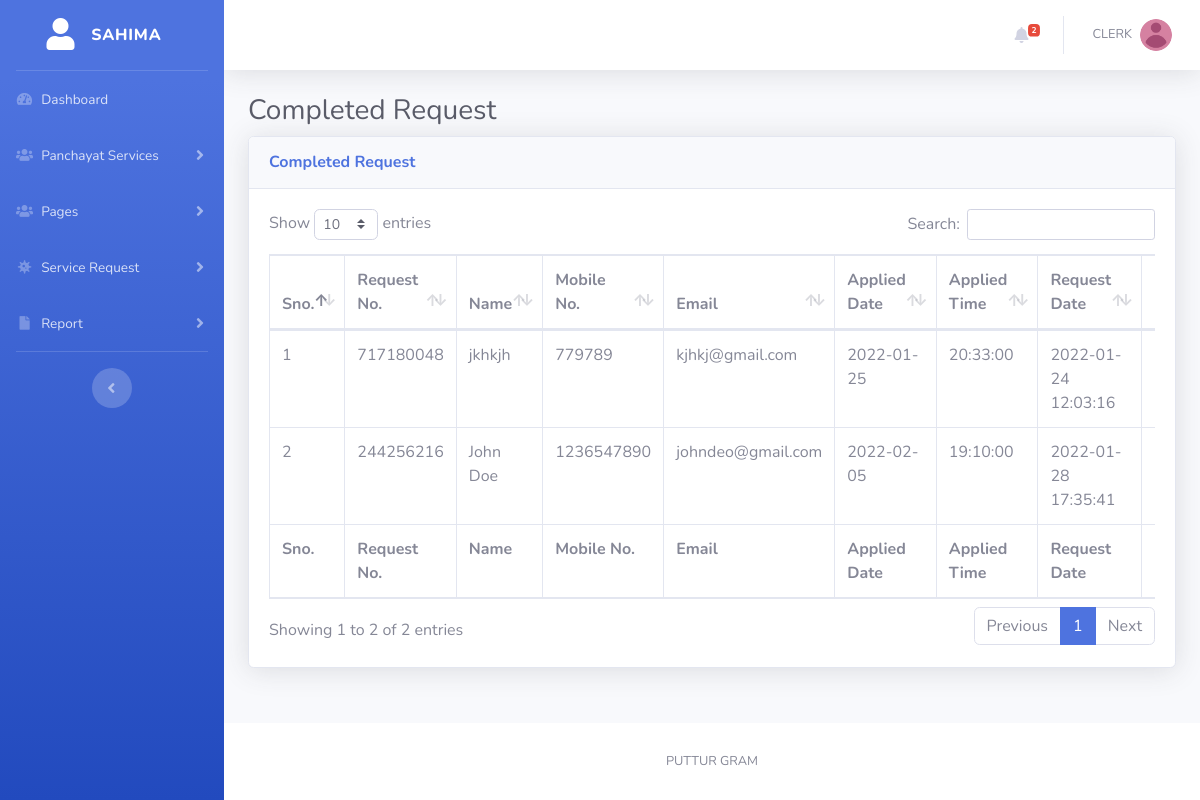
Screenshot of /admin/completed-request.php (signed in) with the database file from the repository.
### tables this page shows
CREATE TABLE `tblrequest` (
  `ID` int(5) NOT NULL,
  `ServiceID` int(10) DEFAULT NULL,
  `RequestID` int(10) DEFAULT NULL,
  `Name` varchar(200) DEFAULT NULL,
  `Email` varchar(200) DEFAULT NULL,
  `DateofSanitization` date DEFAULT NULL,
  `TimeofSanitization` time DEFAULT NULL,
  `Address` varchar(200) DEFAULT NULL,
  `MobileNumber` bigint(10) DEFAULT NULL,
  `State` varchar(200) DEFAULT NULL,
  `City` varchar(200) DEFAULT NULL,
  `Message` mediumtext DEFAULT NULL,
  `RequestDate` timestamp NULL DEFAULT current_timestamp(),
  `Remark` varchar(200) DEFAULT NULL,
  `Status` varchar(200) DEFAULT NULL,
  `UpdationDate` timestamp NULL DEFAULT current_timestamp()
);

### admin/completed-request.php (the view, shortened to what this page needs)
<?php session_start();
include_once('includes/config.php');
if (strlen($_SESSION['aid']==0)) {
  header('location:logout.php');
  } else{
?>
<!DOCTYPE html>
<html lang="en">
<head>
    <link href="vendor/fontawesome-free/css/all.min.css" rel="stylesheet" type="text/css">
    <link href="css/sb-admin-2.min.css" rel="stylesheet">
    <link href="vendor/datatables/dataTables.bootstrap4.min.css" rel="stylesheet">
</head>
<body id="page-top">
    <div id="wrapper">
  <?php include_once('includes/sidebar.php');?>
        <div id="content-wrapper" class="d-flex flex-column">
            <div id="content">
<?php include_once('includes/topbar.php');?>
                <div class="container-fluid">
                    <h1 class="h3 mb-2 text-gray-800">Completed Request</h1>
                    <div class="card shadow mb-4">
                        <div class="card-header py-3">
                            <h6 class="m-0 font-weight-bold text-primary">Completed Request</h6>
                        </div>
                        <div class="card-body">
                            <div class="table-responsive">
                                <form name="assignto" method="post">
                    <table class="table table-bordered" id="dataTable" width="100%" cellspacing="0">
                                    <thead>
                                        <tr>
                                            <th>Sno.</th>
                                            <th>Request No.</th>
                                            <th>Name</th>
                                            <th>Mobile No.</th>
                                            <th>Email</th>
                                            <th>Applied Date</th>
                                            <th>Applied Time</th>
                                            <th>Request Date</th>
                                            <th>Status</th>
                                        </tr>
                                    </thead>
                                      <tfoot>
                                            <tr>
                                            <th>Sno.</th>
                                            <th>Request No.</th>
                                            <th>Name</th>
                                            <th>Mobile No.</th>
                                            <th>Email</th>
                                            <th>Applied Date</th>
                                            <th>Applied Time</th>
                                            <th>Request Date</th>
                                            <th>Status</th>
                                        </tr>
                                    </tfoot>
                                    <tbody>
<?php $query=mysqli_query($con,"select * from tblrequest where Status='Completed'");
$cnt=1;
while($row=mysqli_fetch_array($query)){
?>
                                        <tr>
                                            <td><?php echo $cnt;?></td>
                                            <td><?php echo $row['RequestID'];?></td>
                                            <td><?php echo $row['Name'];?></td>
                                            <td><?php echo $row['MobileNumber'];?></td>
                                            <td><?php echo $row['Email'];?></td>
                                            <td><?php echo $row['DateofSanitization'];?></td>
                                            <td><?php echo $row['TimeofSanitization'];?></td>
                                             <td><?php echo $row['RequestDate'];?></td>
                                              <?php if($row['Status']==""){ ?>
                     <td class="font-w600"><?php echo "Not Updated Yet"; ?></td>
                     <?php } else { ?>
                      <td><?php  echo $row['Status'];?></td><?php } ?>
                                        </tr>
<?php $cnt++;} ?>
                                    </tbody>
                                </table>
                                     </form>
                            </div>
                        </div>
                    </div>
                </div>
            </div>
    <?php include_once('includes/footer.php');?>
        </div>
    </div>
</body>
</html>
<?php } ?>

### admin/includes/topbar.php (shortened to what this page needs)
      <nav class="navbar navbar-expand navbar-light bg-white topbar mb-4 static-top shadow">
            <?php if($_SESSION['aid']):?>
                    <ul class="navbar-nav ml-auto">
<?php $query=mysqli_query($con,"select * from tblrequest where Status is null");
$count=mysqli_num_rows($query);
?>
                        <li class="nav-item dropdown no-arrow mx-1">
                            <a class="nav-link dropdown-toggle" href="#" id="alertsDropdown" role="button"
                                data-toggle="dropdown" aria-haspopup="true" aria-expanded="false">
                                <i class="fas fa-bell fa-fw"></i>
                                <span class="badge badge-danger badge-counter"><?php echo $count;?></span>
                            </a>
                        </li>
                        <li class="nav-item dropdown no-arrow">
                            <a class="nav-link dropdown-toggle" href="#" id="userDropdown" role="button"
                                data-toggle="dropdown" aria-haspopup="true" aria-expanded="false">
                <?php
$adid=$_SESSION['aid'];
$ret1=mysqli_query($con,"select AdminName from tbladmin where ID='$adid'");
while($row1=mysqli_fetch_array($ret1)){
?>
                                <span class="mr-2 d-none d-lg-inline text-gray-600 small"><?php  echo $row1['AdminName'];?></span>
                           <?php } ?>
                                <img class="img-profile rounded-circle"
                                    src="img/image.png">
                            </a>
                        </li>
                    </ul>
                <?php endif;?>
                </nav>

### rows the page displays
tblrequest: RequestID "717180048", Name "jkhkjh", MobileNumber "779789", Email "kjhkj@gmail.com", DateofSanitization "2022-01-25", TimeofSanitization "20:33:00", RequestDate "2022-01-24 12:03:16"
tblrequest: RequestID "244256216", Name "John Doe", MobileNumber "1236547890", Email "johndeo@gmail.com", DateofSanitization "2022-02-05", TimeofSanitization "19:10:00", RequestDate "2022-01-28 17:35:41"

### other values shown
$count "2"
$row1['AdminName'] "CLERK"
